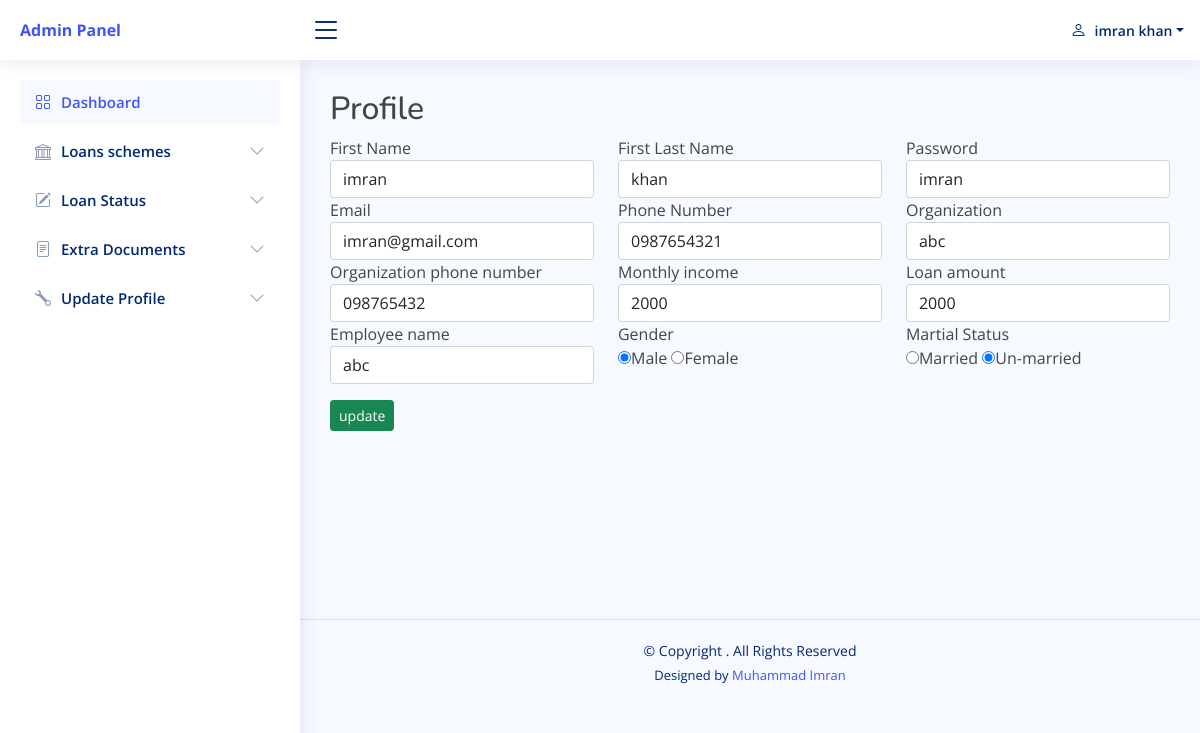
The app's page /user/update_profile.php (signed in) with its own data.
### tables this page shows
CREATE TABLE `basic_inquiry_table` (
  `basic_inquiry_id` int(11) NOT NULL AUTO_INCREMENT,
  `basic_inquiry_amount` int(11) DEFAULT NULL,
  `basic_inquiry_gender` varchar(255) DEFAULT NULL,
  `basic_inquiry_first_name` varchar(255) DEFAULT NULL,
  `basic_inquiry_last_name` varchar(255) DEFAULT NULL,
  `basic_inquiry_customer_password` varchar(255) DEFAULT NULL,
  `basic_inquiry_email_address` varchar(255) DEFAULT NULL,
  `basic_inquiry_phone_number` varchar(255) DEFAULT NULL,
  `basic_inquiry_MARITAL_STATUS` varchar(255) DEFAULT NULL,
  `basic_inquiry_emp_industry` varchar(255) DEFAULT NULL,
  `basic_inquiry_emp_industry_name` varchar(255) DEFAULT NULL,
  `basic_inquiry_emp_industry_p_number` varchar(255) DEFAULT NULL,
  `basic_inquiry_emp_monthly_income` int(11) DEFAULT NULL,
  `basic_inquiry_status` int(11) DEFAULT 1,
  PRIMARY KEY (`basic_inquiry_id`)
);

### user/update_profile.php (the view, shortened to what this page needs)
<?php
require_once("header.php");
?>
  <main id="main" class="main">
    <section class="section dashboard">
   <div class="row">
                    <div class="col-12">
                        <h2 class="contact-title">Profile</h2>
                    </div>
					<?php
						$IDD = $_SESSION['ID'];
						$query="select * from basic_inquiry_table where basic_inquiry_id = '$IDD'";
						$runquery=mysqli_query($link,$query);
				        if($row=mysqli_fetch_array($runquery)){
					?>
                    <div class="col-lg-12">
                        <form class="form-contact contact_form" action="update_profile.php" method="post" id="contactForm" novalidate="novalidate">
                            <div class="row">
                                <div class="col-sm-4">
                                    <div class="form-group">
									    <label>First Name</label>
                                        <input class="form-control valid" name="fname" type="text" value="<?php echo $row['basic_inquiry_first_name'] ?>">
                                    </div>
                                </div>
								 <div class="col-sm-4">
                                    <div class="form-group">
									    <label>First Last Name</label>
                                        <input class="form-control valid" name="lname" type="text" value="<?php echo $row['basic_inquiry_last_name'] ?>">
                                    </div>
                                </div>
							 <div class="col-sm-4">
                                    <div class="form-group">
									    <label>Password</label>
                                        <input class="form-control valid" name="password" type="text" value="<?php echo $row['basic_inquiry_customer_password'] ?>">
                                    </div>
                                </div>
								 <div class="col-sm-4">
                                    <div class="form-group">
									    <label>Email</label>
                                        <input class="form-control valid" name="uemail" type="text"  value="<?php echo $row['basic_inquiry_email_address'] ?>">
                                    </div>
                                </div>
								 <div class="col-sm-4">
                                    <div class="form-group">
									    <label>Phone Number</label>
                                        <input class="form-control valid" name="phonenumber"  type="text" value="<?php echo $row['basic_inquiry_phone_number'] ?>">
                                    </div>
                                </div>
								 <div class="col-sm-4">
                                    <div class="form-group">
									    <label>Organization</label>
                                        <input class="form-control valid" name="organization" type="text" value="<?php echo $row['basic_inquiry_emp_industry'] ?>">
                                    </div>
                                </div>
								 <div class="col-sm-4">
                                    <div class="form-group">
									    <label>Organization phone number</label>
                                        <input class="form-control valid" name="ophoneNumber" type="text" value="<?php echo $row['basic_inquiry_emp_industry_p_number'] ?>">
                                    </div>
                                </div>
								 <div class="col-sm-4">
                                    <div class="form-group">
									    <label>Monthly income</label>
                                        <input class="form-control valid" name="monthlyincome"  type="text" value="<?php echo $row['basic_inquiry_emp_monthly_income'] ?>">
                                    </div>
                                </div>
								 <div class="col-sm-4">
                                    <div class="form-group">
									    <label>Loan amount</label>
                                        <input class="form-control valid" name="loanamount" type="text" value="<?php echo $row['basic_inquiry_amount'] ?>">
                                    </div>
                                </div>
								 <div class="col-sm-4">
                                    <div class="form-group">
									    <label>Employee name</label>
                                        <input class="form-control valid" name="emname"  type="text" value="<?php echo $row['basic_inquiry_emp_industry'] ?>">
                                    </div>
                                </div>
									 <div class="col-sm-4">
                                    <div class="form-group">
									    <label>Gender</label>
										<br/>
                                        <input type="radio" <?php if($row['basic_inquiry_gender']=="Male"){  ?> checked <?php } ?> name="name1" value="Male">Male
                                        <input type="radio" <?php if($row['basic_inquiry_gender']=="Female"){  ?> checked <?php } ?> name="name1" value="Female">Female
                                    </div>
                                </div>
									 <div class="col-sm-4">
                                    <div class="form-group">
									    <label>Martial Status</label>
										<br/>
                                        <input type="radio" <?php if($row['basic_inquiry_MARITAL_STATUS']=="married"){  ?> checked <?php } ?> name="name2" value="married">Married
                                        <input type="radio" <?php if($row['basic_inquiry_MARITAL_STATUS']=="unmarried"){  ?> checked <?php } ?> name="name2" value="unmarried">Un-married
                                    </div>
                                </div>
                            </div>
                            <div class="form-group mt-3">
                                <input type="submit" class="btn btn-success btn-sm" name="updatePro" value="update">
                            </div>
                        </form>
                    </div>
						<?php
						}
						?>
                </div>
    </section>
  <br/>
        <br/>
        <br/>
        <br/>
        <br/>
        <br/>
        <br/>
  </main>
  <?php
require_once("footer.php");
?>

### user/header.php (shortened to what this page needs)
<?php
$link =mysqli_connect("localhost","root","","onlinebankloanapplicationsystem");
?>
<!DOCTYPE html>
<html lang="en">
<head>
  <link href="assets/vendor/bootstrap/css/bootstrap.min.css" rel="stylesheet">
  <link href="assets/vendor/bootstrap-icons/bootstrap-icons.css" rel="stylesheet">
  <link href="assets/vendor/remixicon/remixicon.css" rel="stylesheet">
  <link href="assets/vendor/boxicons/css/boxicons.min.css" rel="stylesheet">
  <link href="assets/vendor/quill/quill.snow.css" rel="stylesheet">
  <link href="assets/vendor/quill/quill.bubble.css" rel="stylesheet">
  <link href="assets/vendor/simple-datatables/style.css" rel="stylesheet">
  <link href="assets/css/style.css" rel="stylesheet">
</head>
<body>
  <header id="header" class="header fixed-top d-flex align-items-center">
    <div class="d-flex align-items-center justify-content-between">
      <a href="index.php" class="logo d-flex align-items-center">
       <b>Admin Panel</b>
      </a>
      <i class="bi bi-list toggle-sidebar-btn"></i>
    </div>
    <nav class="header-nav ms-auto">
      <ul class="d-flex align-items-center">
        <li class="nav-item dropdown pe-3">
          <a class="nav-link nav-profile d-flex align-items-center pe-0" href="#" data-bs-toggle="dropdown">
          <i class="bi bi-person"></i>
			<?php
				$IDD = $_SESSION['ID'];
				$query="select * from basic_inquiry_table where basic_inquiry_id='$IDD'";
				$runquery=mysqli_query($link,$query);
				$fetchName = mysqli_fetch_array($runquery);
			?>
            <span class="d-none d-md-block dropdown-toggle ps-2"><?php echo $fetchName['basic_inquiry_first_name'].' '.$fetchName['basic_inquiry_last_name'] ?></span>
          </a>
        </li>
      </ul>
    </nav>
  </header>
  <aside id="sidebar" class="sidebar">
    <ul class="sidebar-nav" id="sidebar-nav">
      <li class="nav-item">
        <a class="nav-link " href="index.php">
          <i class="bi bi-grid"></i>
          <span>Dashboard</span>
        </a>
      </li>
     <li class="nav-item">
        <a class="nav-link collapsed" data-bs-target="#components-nav1" data-bs-toggle="collapse" href="#">
          <i class="bi bi-bank"></i><span>Loans schemes </span><i class="bi bi-chevron-down ms-auto"></i>
        </a>
      </li>
	 <li class="nav-item">
        <a class="nav-link collapsed" data-bs-target="#components-nav123" data-bs-toggle="collapse" href="#">
          <i class="bi bi-pencil-square"></i><span>Loan Status</span><i class="bi bi-chevron-down ms-auto"></i>
        </a>
      </li>
	   <li class="nav-item">
        <a class="nav-link collapsed" data-bs-target="#components-nav124" data-bs-toggle="collapse" href="#">
          <i class="bi bi-file-text"></i><span>Extra Documents </span><i class="bi bi-chevron-down ms-auto"></i>
        </a>
      </li>
	  <li class="nav-item">
        <a class="nav-link collapsed" data-bs-target="#components-nav12" data-bs-toggle="collapse" href="#">
          <i class="bi bi-wrench"></i><span>Update Profile </span><i class="bi bi-chevron-down ms-auto"></i>
        </a>
      </li>
    </ul>
  </aside>

### user/assets/css/style.css (style rules this page uses)
:root { scroll-behavior: smooth; }
body { font-family: "Open Sans", sans-serif; background: #f6f9ff; color: #444444; }
a { color: #4154f1; text-decoration: none; }
h1, h2, h3, h4, h5, h6 { font-family: "Nunito", sans-serif; }
#main { margin-top: 60px; padding: 20px 30px; transition: all 0.3s; }
.logo { line-height: 1; }
@media (min-width: 1200px) { .logo { width: 280px; } }
.header { transition: all 0.5s; z-index: 997; height: 60px; box-shadow: 0px 2px 20px rgba(1, 41, 112, 0.1); background-color: #fff; padding-left: 20px; }
.header .toggle-sidebar-btn { font-size: 32px; padding-left: 10px; cursor: pointer; color: #012970; }
.header-nav ul { list-style: none; }
.header-nav > ul { margin: 0; padding: 0; }
.header-nav .nav-profile { color: #012970; }
.header-nav .nav-profile span { font-size: 14px; font-weight: 600; }
.sidebar { position: fixed; top: 60px; left: 0; bottom: 0; width: 300px; z-index: 996; transition: all 0.3s; padding: 20px; overflow-y: auto; scrollbar-width: thin; scrollbar-color: #aab7cf transparent; box-shadow: 0px 0px 20px rgba(1, 41, 112, 0.1); background-color: #fff; }
@media (min-width: 1200px) { #main, #footer { margin-left: 300px; } }
.sidebar-nav { padding: 0; margin: 0; list-style: none; }
.sidebar-nav li { padding: 0; margin: 0; list-style: none; }
.sidebar-nav .nav-item { margin-bottom: 5px; }
.sidebar-nav .nav-link { display: flex; align-items: center; font-size: 15px; font-weight: 600; color: #4154f1; transition: 0.3; background: #f6f9ff; padding: 10px 15px; border-radius: 4px; }
.sidebar-nav .nav-link i { font-size: 16px; margin-right: 10px; color: #4154f1; }
.sidebar-nav .nav-link.collapsed { color: #012970; background: #fff; }
.sidebar-nav .nav-link.collapsed i { color: #899bbd; }
.sidebar-nav .nav-link .bi-chevron-down { margin-right: 0; transition: transform 0.2s ease-in-out; }

### records on screen
basic_inquiry_table: basic_inquiry_first_name "imran", basic_inquiry_last_name "khan", fname "imran", lname "khan", password "imran", uemail "imran@gmail.com", phonenumber "0987654321", organization "abc", ophoneNumber "098765432", monthlyincome "2000", loanamount "2000", emname "abc", basic_inquiry_gender "☑", basic_inquiry_MARITAL_STATUS "☑"
